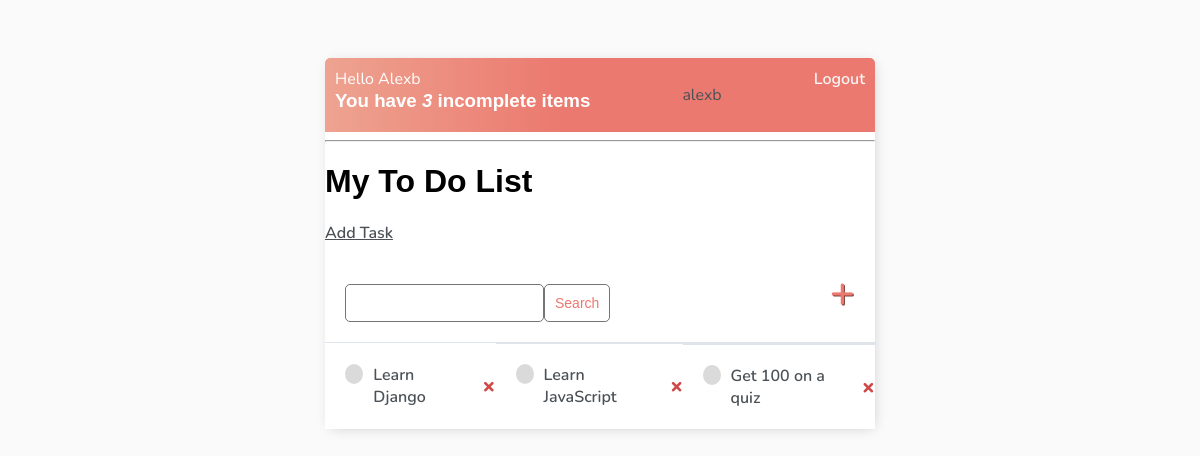
The app's page / (signed in), older data.
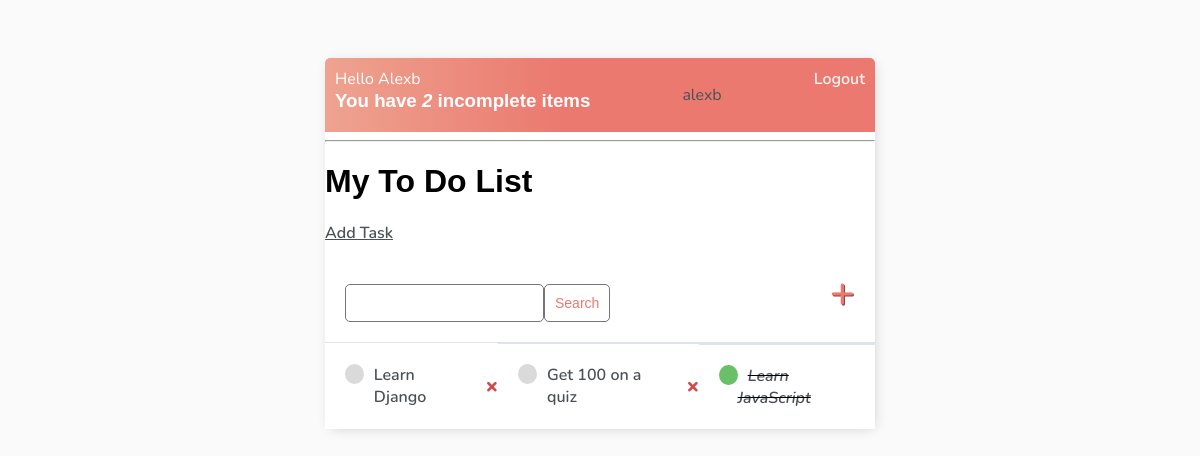
The same page, newer data.
### base/models.py (models this page shows)
class Task(models.Model):
    user = models.ForeignKey(User, on_delete=models.CASCADE, null=True, blank=True)
    title = models.CharField(max_length=200)
    description = models.TextField(null=True, blank=True)
    complete = models.BooleanField(default=False)
    created = models.DateTimeField(auto_now_add=True)
    def __str__(self):
        return self.title
    class Meta:
        ordering = ['complete']

### base/views.py (the view)
# urls.py: path('', TaskList.as_view(), name='tasks'),
class TaskList(LoginRequiredMixin, ListView):
    model = Task
    context_object_name = 'tasks'
    def get_context_data(self, **kwargs):
        context = super().get_context_data(**kwargs)
        context['tasks'] = context['tasks'].filter(user=self.request.user)
        context['count'] = context['tasks'].filter(complete=False).count()
        search_input = self.request.GET.get('search-area') or ''
        if search_input:
            context['tasks'] = context['tasks'].filter(title__icontains=search_input)
        return context

### base/templates/base/task_list.html
{% extends 'base/main.html' %}
{% block content %}
<div class="header-bar">
    <div class="">
        Hello {{request.user|title}}
        <h3 style="margin:0">You have <i>{{count}}</i> incomplete items</h3>
    </div>
    {% if request.user.is_authenticated %}
    <p>{{request.user}}</p>
    <a href="{% url 'logout' %}">Logout</a>
    {% else %}
        <a href="{% url 'login' %}">Login</a>
    {% endif %}
</div>
    <hr />
<h1> My To Do List</h1>
<a href="{% url 'task-create' %}">
    Add Task
</a>
<div id="search-add-wrapper">
    <form style="margin-top: 20px; display:flex">
        <input type="text" name="search-area" />
        <input class='button' type="submit" value="Search" />
    </form>
    <a id="add-link" href="{% url 'task-create' %}">+</a>
</div>
<div class="task-items-wrapper">
    {% for task in tasks %}
    <div class="task-wrapper">
        {% if task.complete %}
        <div class="task-title">
            <div class="task-complete-icon"></div>
                <i><s><a href="{% url 'task-update' task.id %}">{{task}}</a></s></i>
        </div>
        {% else %}
        <div class="task-title">
            <div class="task-incomplete-icon"></div>
                <a href="{% url 'task-update' task.id %}">{{task}}</a>
        </div>
        <a class='delete-link' href="{% url 'task-delete' task.id %}">&#215;</a>
        {% endif %}
    {% endfor %}
    </div>
</div>
{% endblock %}

### base/templates/base/main.html (shortened to what this page needs)
<!DOCTYPE html>
<html lang="en">
<head>
</head>
<body>
    <div class="container">
        {% block content %}
        {% endblock %}
    </div>
</body>
</html>

### base/templates/base/main.html (style rules this page uses)
body { background-color: #FAFAFA; font-family: 'Nunito', sans-serif; padding-top: 50px; }
h1, h2, h3, h4, h5, h6 { font-family: 'Raleway', sans-serif; }
a, p { color: #4b5156 }
a { font-weight: 600; }
.container { max-width: 550px; margin: auto; background-color: #fff; -webkit-box-shadow: 2px 2px 13px -4px rgba(0, 0, 0, 0.21); box-shadow: 2px 2px 13px -4px rgba(0, 0, 0, 0.21); }
input { outline: none; border: none; }
.header-bar { display: flex; justify-content: space-between; color: #fff; padding: 10px; border-radius: 5px 5px 0 0; background: linear-gradient(90deg, #EEA390 0%, #EB796F 43%, #EB796F 100%); }
.header-bar a { color: rgb(247, 247, 247); text-decoration: none; }
.task-wrapper { display: flex; align-items: center; justify-content: space-between; background-color: #fff; border-top: 1px solid #dfe4ea; overflow: hidden; }
.task-title { display: flex; padding: 20px; }
.task-title a { text-decoration: none; color: #4b5156; margin-left: 10px; }
.task-complete-icon { height: 20px; width: 20px; background-color: rgb(105, 192, 105); border-radius: 50%; }
.task-incomplete-icon { height: 20px; width: 20px; background-color: rgb(218, 218, 218); border-radius: 50%; }
.delete-link { text-decoration: none; font-weight: 900; color: #cf4949; font-size: 22px; line-height: 0; padding: 20px 0px; }
#add-link { color: #EB796F; text-decoration: none; font-size: 42px; text-shadow: 1px 1px #81413b; }
#search-add-wrapper { display: flex; justify-content: space-between; align-items: center; padding: 20px; }
input[type=text], input[type=password], textarea { border: 1px solid #757575; border-radius: 5px; padding: 10px; width: 90%; }
::placeholder { font-weight: 300; opacity: 0.5; }
.button { border: 1px solid #757575; background-color: #FFF; color: #EB796F; padding: 10px; font-size: 14px; border-radius: 5px; cursor: pointer; text-decoration: none; }

Row changes from the older to the newer data that the page shows:
shown differently, row unchanged: Task "Get 100 on a quiz": moves up the list
changed Task "Learn JavaScript": complete False → True (drawn)
Text that changed along with them:
{{ count }}: "3" → "2"
